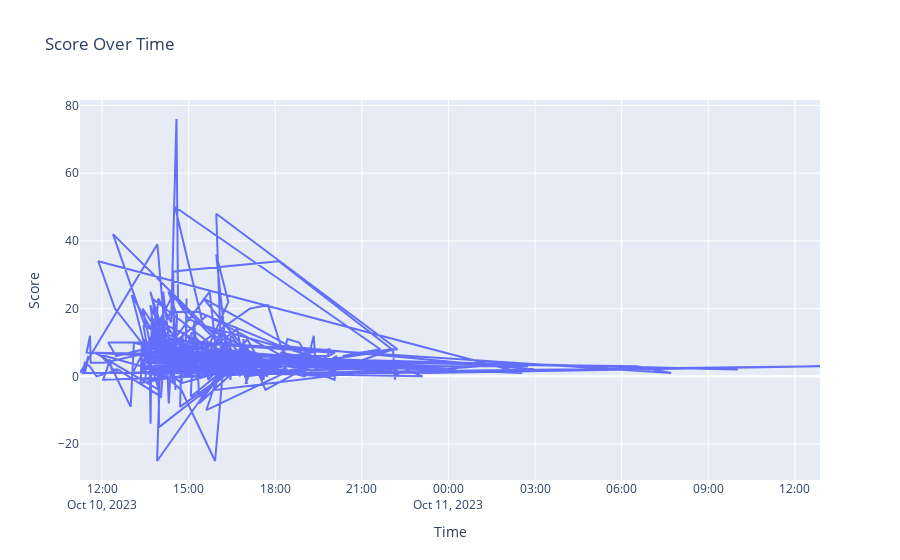

Source (notebook cell):
### Code cell
# Test visualisation 1 - Line chart

fig = px.line(df, x='Time', y='Score', title='Score Over Time')
fig.show()

### Figure 1 — Plotly figure (JSON) as saved in the notebook; plotly's stock layout.template omitted (floating-point values rounded to 4 significant figures; data arrays with more than 128 entries replaced by an {"elided": "..."} marker saying what was removed)
{"data": [{"hovertemplate": "Time=%{x}<br>Score=%{y}<extra></extra>", "legendgroup": "", "line": {"color": "#636efa", "dash": "solid"}, "marker": {"symbol": "circle"}, "mode": "lines", "name": "", "orientation": "v", "showlegend": false, "type": "scatter", "x": {"elided": "478 str values"}, "xaxis": "x", "y": {"elided": "478 int values"}, "yaxis": "y"}], "layout": {"legend": {"tracegroupgap": 0}, "title": {"text": "Score Over Time"}, "xaxis": {"anchor": "y", "domain": [0, 1], "title": {"text": "Time"}}, "yaxis": {"anchor": "x", "domain": [0, 1], "title": {"text": "Score"}}}}
